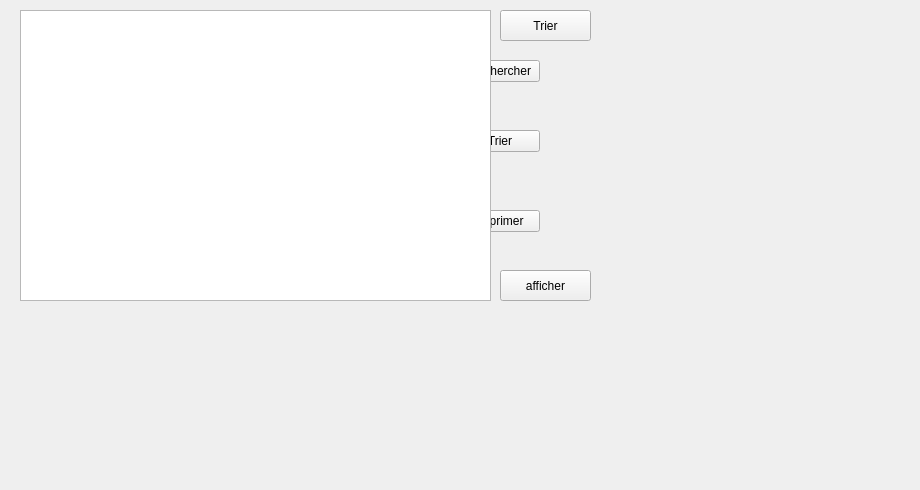
     <widget class="QWidget" name="tab_12">
      <attribute name="icon">
       <iconset>
        <normaloff>../../gestion_fournisseur/A.png</normaloff>../../gestion_fournisseur/A.png</iconset>
      </attribute>
      <attribute name="title">
       <string>Afficher</string>
      </attribute>
      <widget class="QLabel" name="label_54">
       <property name="geometry">
        <rect>
         <x>-10</x>
         <y>-50</y>
         <width>911</width>
         <height>481</height>
        </rect>
       </property>
       <property name="text">
        <string/>
       </property>
       <property name="pixmap">
        <pixmap resource="ressources.qrc">:/images/img/imf.jpg</pixmap>
       </property>
      </widget>
      <widget class="QLabel" name="label_24">
       <property name="geometry">
        <rect>
         <x>370</x>
         <y>10</y>
         <width>101</width>
         <height>16</height>
        </rect>
       </property>
       <property name="text">
        <string>ID de commande :</string>
       </property>
      </widget>
      <widget class="QPushButton" name="pushButton_16">
       <property name="geometry">
        <rect>
         <x>460</x>
         <y>60</y>
         <width>80</width>
         <height>22</height>
        </rect>
       </property>
       <property name="text">
        <string>Rechercher</string>
       </property>
      </widget>
      <widget class="QPushButton" name="pushButton_17">
       <property name="geometry">
        <rect>
         <x>460</x>
         <y>130</y>
         <width>80</width>
         <height>22</height>
        </rect>
       </property>
       <property name="text">
        <string>Trier</string>
       </property>
      </widget>
      <widget class="QPushButton" name="pushButton_18">
       <property name="geometry">
        <rect>
         <x>460</x>
         <y>210</y>
         <width>80</width>
         <height>22</height>
        </rect>
       </property>
       <property name="text">
        <string>Imprimer</string>
       </property>
      </widget>
      <widget class="QPushButton" name="pushButton_14">
       <property name="geometry">
        <rect>
         <x>720</x>
         <y>300</y>
         <width>131</width>
         <height>91</height>
        </rect>
       </property>
       <property name="styleSheet">
        <string notr="true">#pushButton_14{
	image: url(:/new/prefix1/i,qge/A.png);
border:none;}</string>
       </property>
       <property name="text">
        <string/>
       </property>
      </widget>
      <widget class="QTableView" name="tableView_2">
       <property name="geometry">
        <rect>
         <x>20</x>
         <y>10</y>
         <width>471</width>
         <height>291</height>
        </rect>
       </property>
      </widget>
      <widget class="QPushButton" name="tri_bon">
       <property name="geometry">
        <rect>
         <x>500</x>
         <y>10</y>
         <width>91</width>
         <height>31</height>
        </rect>
       </property>
       <property name="styleSheet">
        <string notr="true">#tri_bon{
font: bold, &quot;Arial&quot;;;     background-color: qlineargradient(x1: 0, y1: 0, x2: 0, y2: 1,
                                       stop: 0 #dadbde, stop: 1 #f6f7fa);
}
#tri_bon:pressed {
font: bold, &quot;Arial&quot;;;     background-color: qlineargradient(x1: 0, y1: 0, x2: 0, y2: 1,
                                       stop: 0 #dadbde, stop: 1 #fff07b);}</string>
       </property>
       <property name="text">
        <string>Trier</string>
       </property>
       <property name="icon">
        <iconset resource="ressources.qrc">
         <normaloff>:/images/img/sort.png</normaloff>:/images/img/sort.png</iconset>
       </property>
      </widget>
      <widget class="QPushButton" name="afficher_don">
       <property name="geometry">
        <rect>
         <x>500</x>
         <y>270</y>
         <width>91</width>
         <height>31</height>
        </rect>
       </property>
       <property name="styleSheet">
        <string notr="true">#afficher_don{
font: bold, &quot;Arial&quot;;;     background-color: qlineargradient(x1: 0, y1: 0, x2: 0, y2: 1,
                                       stop: 0 #dadbde, stop: 1 #f6f7fa);
}
#afficher_don:pressed {
font: bold, &quot;Arial&quot;;;     background-color: qlineargradient(x1: 0, y1: 0, x2: 0, y2: 1,
                                       stop: 0 #dadbde, stop: 1 #fff07b);}</string>
       </property>
       <property name="text">
        <string>afficher</string>
       </property>
       <property name="icon">
        <iconset resource="ressources.qrc">
         <normaloff>:/images/img/A.png</normaloff>:/images/img/A.png</iconset>
       </property>
      </widget>
      <zorder>label_24</zorder>
      <zorder>pushButton_16</zorder>
      <zorder>pushButton_17</zorder>
      <zorder>pushButton_18</zorder>
      <zorder>label_54</zorder>
      <zorder>pushButton_14</zorder>
      <zorder>tableView_2</zorder>
      <zorder>tri_bon</zorder>
      <zorder>afficher_don</zorder>
     </widget>
